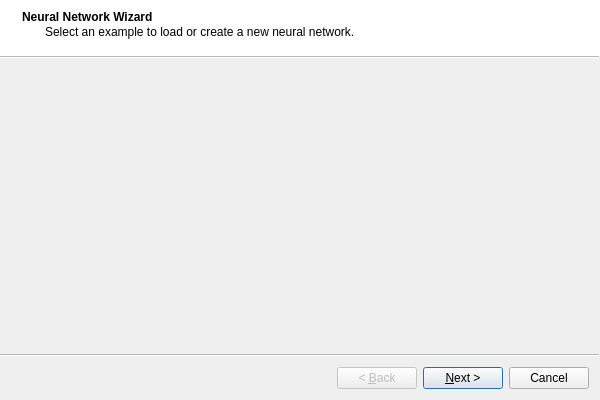
<?xml version="1.0" encoding="UTF-8"?>
<ui version="4.0">
 <class>NetworkWizard</class>
 <widget class="QWizard" name="NetworkWizard">
  <property name="windowModality">
   <enum>Qt::WindowModal</enum>
  </property>
  <property name="geometry">
   <rect>
    <x>0</x>
    <y>0</y>
    <width>600</width>
    <height>400</height>
   </rect>
  </property>
  <property name="windowTitle">
   <string>Neural Network Wizard</string>
  </property>
  <property name="wizardStyle">
   <enum>QWizard::ModernStyle</enum>
  </property>
  <widget class="NetworkWizardMainPage" name="wizardPageMain">
   <property name="title">
    <string>Neural Network Wizard</string>
   </property>
   <property name="subTitle">
    <string>Select an example to load or create a new neural network.</string>
   </property>
   <attribute name="pageId">
    <string notr="true">0</string>
   </attribute>
  </widget>
  <widget class="SLPNetworkWizardPage" name="wizardPageSLP">
   <property name="title">
    <string>Single-Layer Perceptron</string>
   </property>
   <property name="subTitle">
    <string>Create a new SLP neural network with the specified properties.</string>
   </property>
   <attribute name="pageId">
    <string notr="true">1</string>
   </attribute>
   <layout class="QVBoxLayout" name="verticalLayout_4">
    <item>
     <widget class="SLPCreateNetworkWidget" name="widgetSLP" native="true"/>
    </item>
   </layout>
  </widget>
  <widget class="AdalineNetworkWizardPage" name="wizardPageAdaline">
   <property name="title">
    <string>ADALINE</string>
   </property>
   <property name="subTitle">
    <string>Create a new ADALINE neural network with the specified properties.</string>
   </property>
   <attribute name="pageId">
    <string notr="true">2</string>
   </attribute>
   <layout class="QVBoxLayout" name="verticalLayout_5">
    <item>
     <widget class="AdalineCreateNetworkWidget" name="widgetAdaline" native="true"/>
    </item>
   </layout>
  </widget>
  <widget class="MLPNetworkWizardPage" name="wizardPageMLP">
   <property name="title">
    <string>Multi-Layer Perceptron</string>
   </property>
   <property name="subTitle">
    <string>Create a new MLP neural network with the specified properties.</string>
   </property>
   <attribute name="pageId">
    <string notr="true">3</string>
   </attribute>
   <layout class="QVBoxLayout" name="verticalLayout">
    <item>
     <widget class="MLPCreateNetworkWidget" name="widgetMLP" native="true"/>
    </item>
   </layout>
  </widget>
  <widget class="KohonenNetworkWizardPage" name="wizardPageKohonen">
   <property name="title">
    <string>Kohonen Self-Organizing Map</string>
   </property>
   <property name="subTitle">
    <string>Create a new Kohonen SOM neural network with the specified properties.</string>
   </property>
   <attribute name="pageId">
    <string notr="true">4</string>
   </attribute>
   <layout class="QVBoxLayout" name="verticalLayout_3">
    <item>
     <widget class="KohonenCreateNetworkWidget" name="widgetKohonen" native="true"/>
    </item>
   </layout>
  </widget>
  <widget class="RBFNetworkWizardPage" name="wizardPageRBF">
   <property name="title">
    <string>Radial Basis Function Network</string>
   </property>
   <property name="subTitle">
    <string>Create a new RBF neural network with the specified properties.</string>
   </property>
   <attribute name="pageId">
    <string notr="true">5</string>
   </attribute>
   <layout class="QVBoxLayout" name="verticalLayout_2">
    <item>
     <widget class="RBFCreateNetworkWidget" name="widgetRBF" native="true"/>
    </item>
   </layout>
  </widget>
 </widget>
 <customwidgets>
  <customwidget>
   <class>NetworkWizardMainPage</class>
   <extends>QWizardPage</extends>
   <header>networkwizardmainpage.h</header>
   <container>1</container>
  </customwidget>
  <customwidget>
   <class>SLPNetworkWizardPage</class>
   <extends>QWizardPage</extends>
   <header>slpnetworkwizardpage.h</header>
   <container>1</container>
  </customwidget>
  <customwidget>
   <class>MLPNetworkWizardPage</class>
   <extends>QWizardPage</extends>
   <header>mlpnetworkwizardpage.h</header>
   <container>1</container>
  </customwidget>
  <customwidget>
   <class>KohonenNetworkWizardPage</class>
   <extends>QWizardPage</extends>
   <header>kohonennetworkwizardpage.h</header>
   <container>1</container>
  </customwidget>
  <customwidget>
   <class>RBFNetworkWizardPage</class>
   <extends>QWizardPage</extends>
   <header>rbfnetworkwizardpage.h</header>
   <container>1</container>
  </customwidget>
  <customwidget>
   <class>MLPCreateNetworkWidget</class>
   <extends>QWidget</extends>
   <header>mlpcreatenetworkwidget.h</header>
   <container>1</container>
   <slots>
    <signal>validityChanged()</signal>
   </slots>
  </customwidget>
  <customwidget>
   <class>SLPCreateNetworkWidget</class>
   <extends>QWidget</extends>
   <header>slpcreatenetworkwidget.h</header>
   <container>1</container>
   <slots>
    <signal>validityChanged()</signal>
   </slots>
  </customwidget>
  <customwidget>
   <class>KohonenCreateNetworkWidget</class>
   <extends>QWidget</extends>
   <header>kohonencreatenetworkwidget.h</header>
   <container>1</container>
   <slots>
    <signal>validityChanged()</signal>
   </slots>
  </customwidget>
  <customwidget>
   <class>RBFCreateNetworkWidget</class>
   <extends>QWidget</extends>
   <header>rbfcreatenetworkwidget.h</header>
   <container>1</container>
   <slots>
    <signal>validityChanged()</signal>
   </slots>
  </customwidget>
  <customwidget>
   <class>AdalineCreateNetworkWidget</class>
   <extends>QWidget</extends>
   <header>adalinecreatenetworkwidget.h</header>
   <container>1</container>
  </customwidget>
  <customwidget>
   <class>AdalineNetworkWizardPage</class>
   <extends>QWizardPage</extends>
   <header>adalinenetworkwizardpage.h</header>
   <container>1</container>
  </customwidget>
 </customwidgets>
 <resources/>
 <connections/>
</ui>
